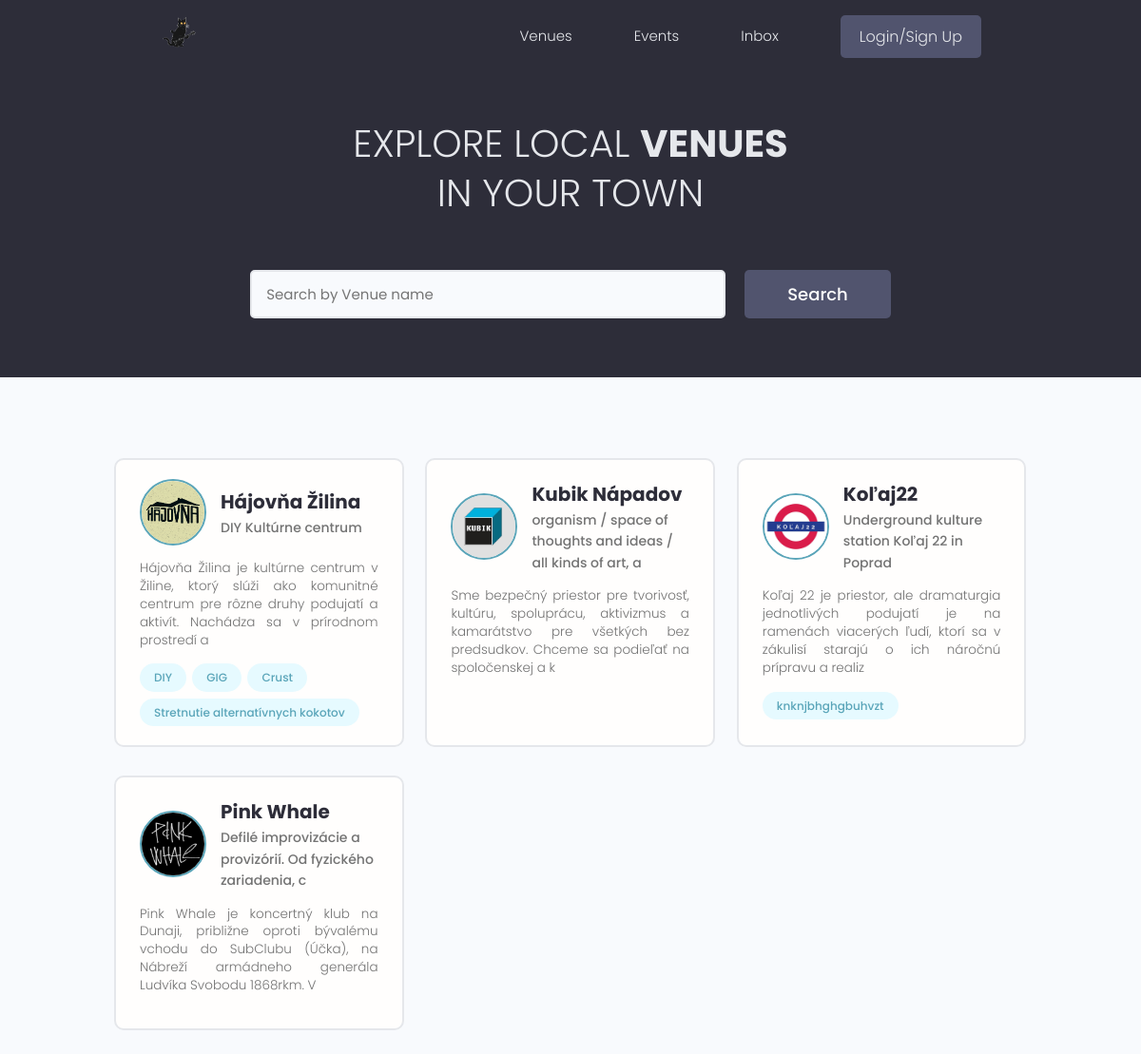
Before: / with the older database file.
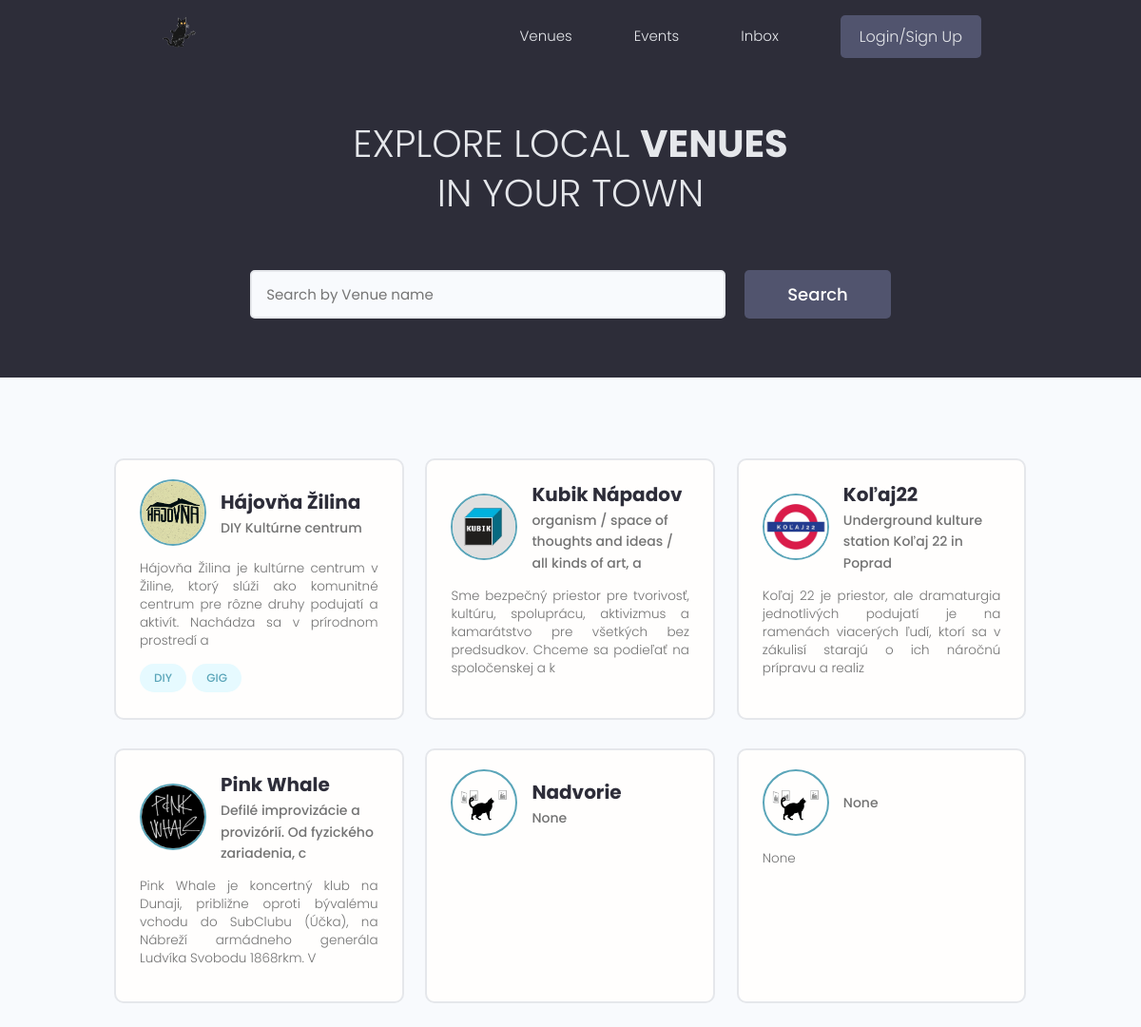
After: the same page with the newer database file.
### users/models.py (models this page shows, shortened)
class Profile(models.Model):
    user = models.OneToOneField(User, on_delete=models.CASCADE, null=True, blank=True)
    name = models.CharField(max_length=200, null=True, blank=True)
    email = models.EmailField(max_length=500, null=True, blank=True)
    username = models.CharField(max_length=200, null=True, blank=True)
    location = models.CharField(max_length=200, null=True, blank=True)
    short_intro = models.CharField(max_length=200, null=True, blank=True)
    bio = models.TextField(null=True, blank=True)
    profile_image = models.ImageField(null=True, blank=True, upload_to='profiles/', default='default.png')
    social_github = models.CharField(max_length=200, null=True, blank=True)
    social_twitter = models.CharField(max_length=200, null=True, blank=True)
    social_linkedin = models.CharField(max_length=200, null=True, blank=True)
    social_youtube = models.CharField(max_length=200, null=True, blank=True)
    social_website = models.CharField(max_length=200, null=True, blank=True)
    created = models.DateTimeField(auto_now_add=True)
    id = models.UUIDField(default=uuid.uuid4, unique=True, primary_key=True, editable=False)

class Skill(models.Model):
    owner = models.ForeignKey(Profile, on_delete=models.CASCADE, null=True, blank=True)
    name = models.CharField(max_length=200, blank=True, null=True)
    description = models.TextField(null=True, blank=True)
    created = models.DateTimeField(auto_now_add=True)
    id = models.UUIDField(default=uuid.uuid4, unique=True, primary_key=True, editable=False)
    def __str__(self):
        return str(self.name)

### users/views.py (the view)
# urls.py: path('', views.profiles, name="profiles"),
def profiles(request):
    profiles = Profile.objects.all()
    context = {'profiles': profiles}
    return render(request, 'users/profiles.html', context)

### users/templates/users/profiles.html (shortened to what this page needs)
{% extends 'main.html' %}
{% block content %}
<main class="home">
    <section class="hero-section text-center">
      <div class="container container--narrow">
        <div class="hero-section__box">
          <h2>EXPLORE LOCAL <span>VENUES</span></h2>
          <h2>IN YOUR TOWN</h2>
        </div>
        <div class="hero-section__search">
          <form class="form" action="#" method="get">
            <div class="form__field">
              <input class="input input--text" id="formInput#search" type="text" name="text"
                placeholder="Search by Venue name" />
            </div>
            <input class="btn btn--sub btn--lg" type="submit" value="Search" />
          </form>
        </div>
      </div>
    </section>
    <section class="devlist">
      <div class="container">
        <div class="grid grid--three">
            {% for profile in profiles %}
          <div class="column card">
            <div class="dev">
              <a href="{% url 'user-profile' profile.id %}" class="card__body">
                <div class="dev__profile">
                  <img class="avatar avatar--md" src="{{ profile.profile_image.url }}" alt="image" />
                  <div class="dev__meta">
                    <h3>{{profile.name}}</h3>
                    <h5>{{profile.short_intro|slice:":60"}}</h5>
                  </div>
                </div>
                <p class="dev__info">{{profile.bio|slice:":150"}}</p>
                <div class="dev__skills">
                  {% for skill in profile.skill_set.all|slice:"5" %}
                  <span class="tag tag--pill tag--main">
                    <small>{{skill}}</small>
                  </span>
                  {% endfor %}
                </div>
              </a>
            </div>
          </div>
          {% endfor %}
        </div>
      </div>
    </section>
  </main>
{% endblock content %}

Changed rows visible on the page:
removed Skill: name "Crust", shown under Profile "Hájovňa Žilina"
removed Skill: name "Stretnutie alternatívnych kokotov", shown under Profile "Hájovňa Žilina"
removed Skill: name "knknjbhghgbuhvzt", shown under Profile "Koľaj22"
added Profile: profile_image (placeholder picture), name "Nadvorie", short_intro "None"
added Profile: profile_image (placeholder picture), short_intro "None", bio "None"
